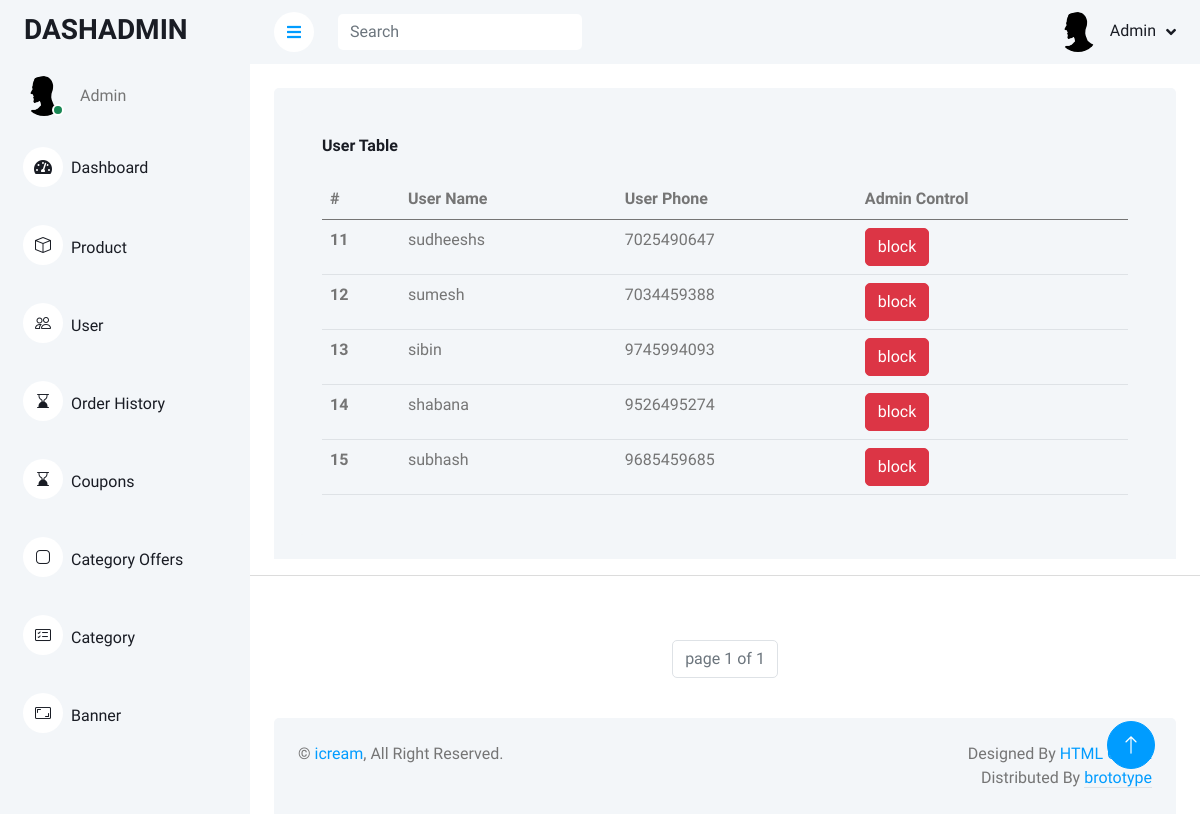
The app's page /customize/user/, older data.
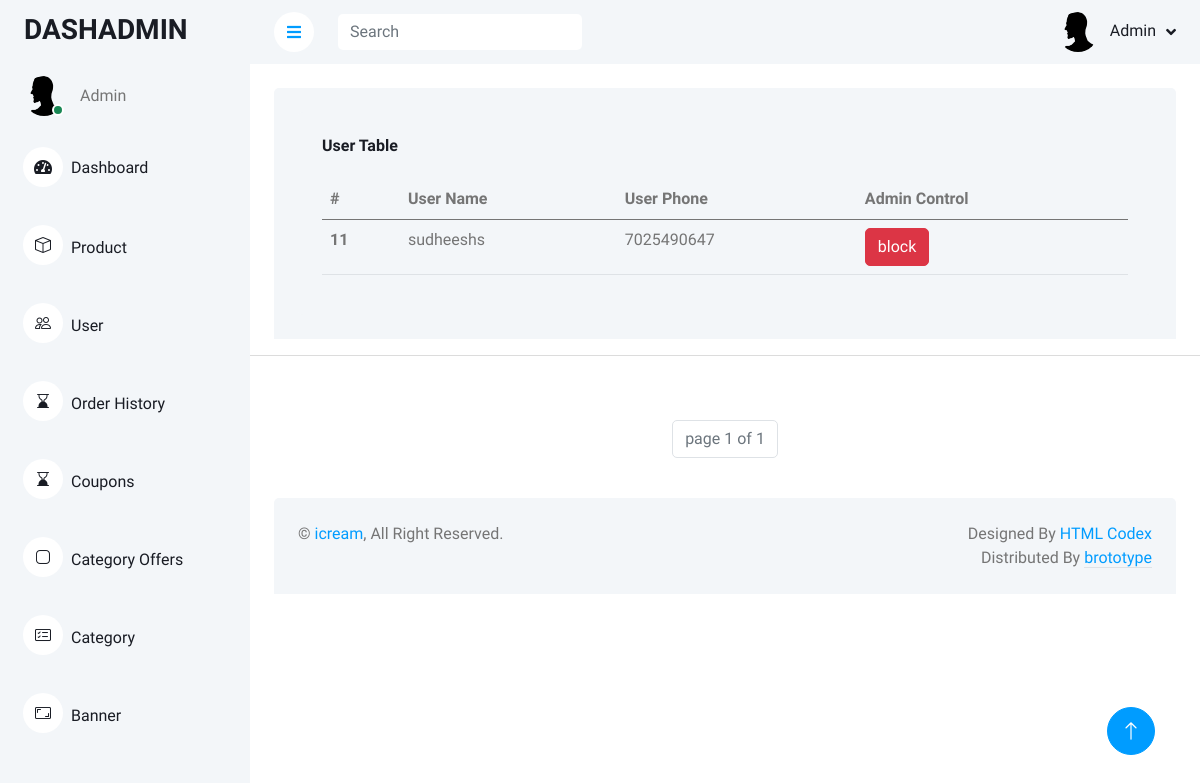
The same page, newer data.
### logins/models.py (models this page shows, shortened)
class UserInfo(User):
    phone_number = models.BigIntegerField(default=None)
    is_block = models.BooleanField(default=None)

### customize/views.py (the view)
# urls.py: path('user/',views.user_table,name='user_table'),
def user_table(request):
    p = Paginator(UserInfo.objects.all(),5)
    page = request.GET.get('page')
    user_details = p.get_page(page)
    return render(request,'usertable.html',{'user_details':user_details})

### customize/templates/usertable.html (shortened to what this page needs)
{% extends 'admindemo.html' %}
    {% block content %}
    {% load static %}
                <div class="container-fluid pt-4 px-4">
                <div class="bg-light rounded-top p-4">
                    <div class="row ">
                        <div class="col-sm-12 col-xl-12">
                            <div class="bg-light rounded h-100 p-4">
                                <h6 class="mb-4">User Table</h6>
                                <table class="table">
                                    <thead>
                                        <tr>
                                            <th scope="col">#</th>
                                            <th scope="col">User Name</th>
                                            <th scope="col">User Phone</th>
                                            <th scope="col">Admin Control</th>
                                        </tr>
                                    </thead>
                                    <tbody>
                                        {% for useritems in user_details %}
                                        <tr>
                                            <th scope="row">{{useritems.id}}</th>
                                            <td>{{useritems.username}}</td>
                                            <td>{{useritems.phone_number}}</td>
                                            {% if useritems.is_block %}
                                            <td>
                                                <a href="{% url 'user_unblock' useritems.id %}" type="button" class="btn btn-primary">Unblock</button>
                                            </td>
                                            {% else %}
                                            <td>
                                                <a onclick="blockuser({{ useritems.id }})" type="button" class="btn btn-danger">block</button>
                                            </td>
                                            {% endif %}
                                        </tr>
                                        {% endfor %}
                                    </tbody>
                                </table>
                            </div>
                        </div>
                    </div>
                </div>
                </div>
                <hr><br><br>
                <nav aria-label="Page navigation example ">
                    <ul class="pagination justify-content-center">
                <li class="page-item disabled"><a class="page-link">page {{user_details.number}} of {{user_details.paginator.num_pages}}</a></li>
                    </ul>
                  </nav>
    {% endblock %}

### customize/templates/admindemo.html (shortened to what this page needs)
{% load static %}
<!DOCTYPE html>
<html lang="en">
<head>
    <link href="https://cdnjs.cloudflare.com/ajax/libs/font-awesome/5.10.0/css/all.min.css" rel="stylesheet">
    <link href="https://cdn.jsdelivr.net/npm/bootstrap-icons@1.4.1/font/bootstrap-icons.css" rel="stylesheet">
    <link rel="stylesheet" href="https://cdn.jsdelivr.net/npm/bootstrap-icons@1.3.0/font/bootstrap-icons.css">
    <link href="{% static 'dlib/owlcarousel/assets/owl.carousel.min.css' %}" rel="stylesheet">
    <link href="{% static 'dlib/tempusdominus/css/tempusdominus-bootstrap-4.min.css' %}" rel="stylesheet" />
    <link href="{% static 'dcss/bootstrap.min.css' %}" rel="stylesheet">
    <link href="{% static 'dcss/style.css' %}" rel="stylesheet">
    <link rel="stylesheet" href="https://cdnjs.cloudflare.com/ajax/libs/cropperjs/1.5.13/cropper.min.css" />
    <link href="https://cdn.datatables.net/1.13.1/css/jquery.dataTables.min.css" rel="stylesheet">
    <link href="https://cdn.datatables.net/buttons/2.3.2/css/buttons.dataTables.min.css" rel="stylesheet">
</head>
<body>
    <div class="container-xxl position-relative bg-white d-flex p-0">
        <div class="sidebar pe-4 pb-3">
            <nav class="navbar bg-light navbar-light">
                <a href="{% url 'dashbord' %}" class="navbar-brand mx-4 mb-3">
                    <h3 class=""></i>DASHADMIN</h3>
                </a>
                <div class="d-flex align-items-center ms-4 mb-4">
                    <div class="position-relative">
                        <img class="rounded-circle" src="{% static 'img/logo.webp'%}" alt="" style="width: 40px; height: 40px;">
                        <div class="bg-success rounded-circle border border-2 border-white position-absolute end-0 bottom-0 p-1"></div>
                    </div>
                    <div class="ms-3">
                        <span>Admin</span>
                    </div>
                </div>
                <div class="navbar-nav w-100">
                    <a href="{% url 'dashbord' %}" class="nav-item nav-link "><i class="fa fa-tachometer-alt me-2"></i>Dashboard</a><br>
                    <a href="{% url 'product_table' %}" class="nav-item nav-link "><i class="bi bi-box me-2"></i>Product</a><br>
                    <a href="{% url 'user_table' %}" class="nav-item nav-link "><i class="bi bi-people me-2"></i>User</a><br>
                    <a href="{% url 'order_history' %}" class="nav-item nav-link "><i class="bi bi-hourglass-bottom me-2"></i>Order History</a><br>
                    <a href="{% url 'coupoons' %}" class="nav-item nav-link "><i class="bi bi-hourglass-bottom me-2"></i>Coupons</a><br>
                    <a href="{% url 'coupon_view' %}" class="nav-item nav-link "><i class="bi bi-app me-2"></i>Category Offers</a><br>
                    <a href="{% url 'product_category' %}" class="nav-item nav-link "><i class="bi bi-card-checklist me-2"></i>Category</a><br>
                    <a href="{% url 'banners' %}" class="nav-item nav-link "><i class="bi bi-aspect-ratio me-2"></i>Banner</a><br>
                    </div>
                </div>
        </div>
        <div class="content">
            <nav class="navbar navbar-expand bg-light navbar-light sticky-top px-4 py-0">
                <a href="#" class="sidebar-toggler flex-shrink-0">
                    <i class="fa fa-bars"></i>
                </a>
                <form class="d-none d-md-flex ms-4">
                    <input class="form-control border-0" type="search" placeholder="Search">
                </form>
                <div class="navbar-nav align-items-center ms-auto">
                    <div class="nav-item dropdown">
                        <a href="#" class="nav-link dropdown-toggle" data-bs-toggle="dropdown">
                            <img class="rounded-circle me-lg-2" src="{% static 'img/logo.webp'%}" alt="" style="width: 40px; height: 40px;">
                            <span class="d-none d-lg-inline-flex">Admin</span>
                        </a>
                    </div>
                </div>
            </nav>
                {% block content %}{% endblock content %}
            <div class="container-fluid pt-4 px-4">
                <div class="bg-light rounded-top p-4">
                    <div class="row">
                        <div class="col-12 col-sm-6 text-center text-sm-start">
                            &copy; <a href="#">icream</a>, All Right Reserved.
                        </div>
                        <div class="col-12 col-sm-6 text-center text-sm-end">
                            Designed By <a href="https://htmlcodex.com">HTML Codex</a>
                        Distributed By <a class="border-bottom" href="https://themewagon.com" target="_blank">brototype</a>
                        </div>
                    </div>
                </div>
            </div>
        </div>
        <a href="#" class="btn btn-lg btn-primary btn-lg-square back-to-top"><i class="bi bi-arrow-up"></i></a>
</body>
</html>

### static/dcss/style.css (style rules this page uses)
:root { --primary: #F195B2 ; --light: #F3F6F9; --dark: #191C24; }
.back-to-top { position: fixed; display: none; right: 45px; bottom: 45px; z-index: 99; }
.btn { transition: .5s; }
.btn.btn-primary { color: #FFFFFF; }
.btn-lg-square { width: 48px; height: 48px; }
.btn-square, .btn-sm-square, .btn-lg-square { padding: 0; display: inline-flex; align-items: center; justify-content: center; font-weight: normal; border-radius: 50px; }
.sidebar { position: fixed; top: 0; left: 0; bottom: 0; width: 250px; height: 100vh; overflow-y: auto; background: var(--light); transition: 0.5s; z-index: 999; }
.content { margin-left: 250px; min-height: 100vh; background: #FFFFFF; transition: 0.5s; }
@media (min-width: 992px) { .sidebar { margin-left: 0; } }
@media (min-width: 992px) { .content { width: calc(100% - 250px); } }
.sidebar .navbar .navbar-nav .nav-link { padding: 7px 20px; color: var(--dark); font-weight: 500; border-left: 3px solid var(--light); border-radius: 0 30px 30px 0; outline: none; }
.sidebar .navbar .navbar-nav .nav-link i { width: 40px; height: 40px; display: inline-flex; align-items: center; justify-content: center; background: #FFFFFF; border-radius: 40px; }
.content .navbar .navbar-nav .nav-link { margin-left: 25px; padding: 12px 0; color: var(--dark); outline: none; }
.content .navbar .sidebar-toggler, .content .navbar .navbar-nav .nav-link i { width: 40px; height: 40px; display: inline-flex; align-items: center; justify-content: center; background: #FFFFFF; border-radius: 40px; }
.content .navbar .dropdown-toggle::after { margin-left: 6px; vertical-align: middle; border: none; content: "\f107"; font-family: "Font Awesome 5 Free"; font-weight: 900; transition: .5s; }

Row changes from the older to the newer data that the page shows:
removed UserInfo: id "12", username "sumesh", phone_number "7034459388"
removed UserInfo: id "13", username "sibin", phone_number "9745994093"
removed UserInfo: id "14", username "shabana", phone_number "9526495274"
removed UserInfo: id "15", username "subhash", phone_number "9685459685"
